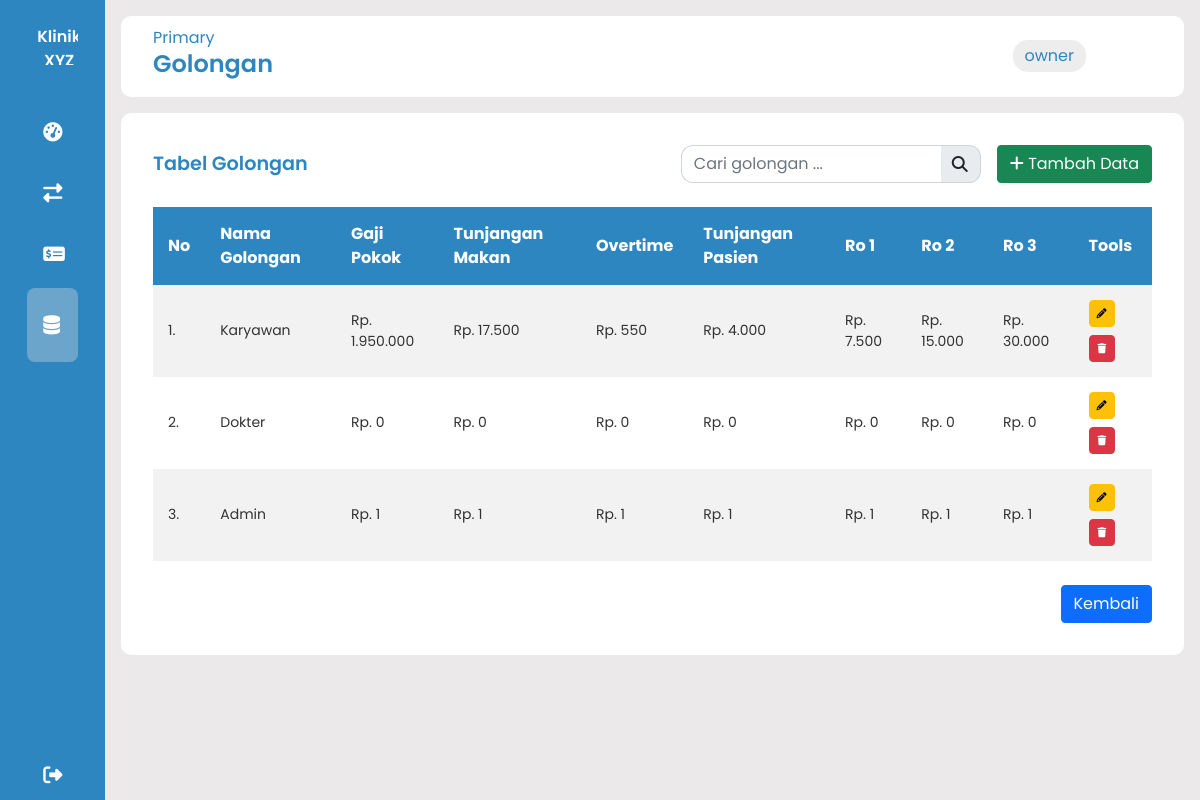
The page /asset/master/masterdata.php?page=golongan (signed in) on the database its author committed.
### tables this page shows
CREATE TABLE `golongan` (
  `id` int(11) UNSIGNED NOT NULL,
  `nama_golongan` varchar(100) NOT NULL,
  `gaji_pokok` int(12) NOT NULL,
  `tunjangan_makan` int(12) NOT NULL,
  `overtime` varchar(11) NOT NULL,
  `tunjangan_pasien` varchar(20) NOT NULL,
  `ro1` varchar(45) NOT NULL,
  `ro2` varchar(45) NOT NULL,
  `ro3` varchar(45) NOT NULL
);

### asset/master/view/golongan.php (the view, shortened to what this page needs)
<div class="tabular__wrapper">
    <div class="col-md-12 d-flex justify-content-end mb-4" style="gap: 1rem; align-items: center;">
        <div class="header__title text-sm" style="flex:1;">
            <h3 style="font-weight: 600; font-size: 1.2rem; margin-bottom: 0;">Tabel Golongan</h3>
        </div>
        <div class="input-group" style="width: 300px;">
            <input style="border-radius: 12px 0 0 12px; border-right: none;" type="text" name="search" class="form-control" placeholder="Cari golongan ..." id="searchInput">
            <span class="input-group-text" id="basic-addon1" style="border-radius: 0 12px 12px 0; border-left: none;">
                <i class="fa fa-search" aria-hidden="true"></i>
            </span>
        </div>
        <div class="d-flex justify-content-end">
            <button type="button" class="btn btn-success" data-bs-toggle="modal" data-bs-target="#input">
                <i class="fa fa-plus"></i> Tambah Data
            </button>
        </div>
    </div>
    <div class="table__container" style="max-height: 435px; overflow-y: auto;">
        <div class="table__box" style="max-height: 435px; overflow-y: auto;">
            <table>
                <thead style="position: sticky; top: 0; z-index: 1;">
                    <tr>
                        <th>No</th>
                        <th>Nama Golongan</th>
                        <th>Gaji Pokok</th>
                        <th>Tunjangan Makan</th>
                        <th>Overtime</th>
                        <th>Tunjangan Pasien</th>
                        <th>Ro 1</th>
                        <th>Ro 2</th>
                        <th>Ro 3</th>
                        <th>Tools</th>
                    </tr>
                </thead>
                <tbody id="tindakanTableBody">
                    <?php
                    $query_golongan = "SELECT * FROM golongan";
                    $result_golongan = mysqli_query($conn, $query_golongan);
                    $no = 1;
                    if (mysqli_num_rows($result_golongan) > 0) {
                        while ($golongan_row = mysqli_fetch_assoc($result_golongan)) { ?>
                            <tr>
                                <td><?= $no++ ?>.</td>
                                <td><?= $golongan_row['nama_golongan'] ?></td>
                                <td>Rp. <?= empty($golongan_row['gaji_pokok']) ? '0' : number_format($golongan_row['gaji_pokok'], 0, ',', '.') ?></td>
                                <td>Rp. <?= empty($golongan_row['tunjangan_makan']) ? '0' : number_format($golongan_row['tunjangan_makan'], 0, ',', '.') ?></td>
                                <td>Rp. <?= empty($golongan_row['overtime']) ? '0' : number_format($golongan_row['overtime'], 0, ',', '.') ?></td>
                                <td>Rp. <?= empty($golongan_row['tunjangan_pasien']) ? '0' : number_format($golongan_row['tunjangan_pasien'], 0, ',', '.') ?></td>
                                <td>Rp. <?= empty($golongan_row['ro1']) ? '0' : number_format($golongan_row['ro1'], 0, ',', '.') ?></td>
                                <td>Rp. <?= empty($golongan_row['ro2']) ? '0' : number_format($golongan_row['ro2'], 0, ',', '.') ?></td>
                                <td>Rp. <?= empty($golongan_row['ro3']) ? '0' : number_format($golongan_row['ro3'], 0, ',', '.') ?></td>
                                <td>
                                    <button type="button" class="btn btn-warning" data-bs-toggle="modal" data-bs-target="#edit<?= $golongan_row['id'] ?>" style="box-shadow: none; font-size: 10px; padding: 5px 7px;">
                                        <i class="fa fa-pencil"></i>
                                    </button>
                                    <a href="app/golongan/delete.php?id=<?= $golongan_row['id'] ?>" class="btn btn-danger mt-2" style="box-shadow: none; font-size: 10px; padding: 5px 8px;" onclick="return confirmDelete('<?= $golongan_row['nama_golongan'] ?>')">
                                        <i class="fa fa-trash"></i>
                                    </a>
                                </td>
                            </tr>
                        <?php }
                    } else { ?>
                        <tr>
                            <td colspan="10" class="text-center">Tidak ada karyawan</td>
                        </tr>
                    <?php } ?>
                </tbody>
            </table>
        </div>
    </div>
    <div class="col-md-12 mt-4 d-flex justify-content-end">
        <a href="masterdata.php" type="submit" class="btn btn-primary">Kembali</a>
    </div>
</div>

### asset/css/index.css (style rules this page uses)
* { margin: 0; padding: 0; border: none; outline: none; box-sizing: border-box; font-family: "Poppins", sans-serif; }
:root { --main-color: rgb(46, 134, 193); }
body { display: flex; }
.header__title { color: var(--main-color); }
.tabular__wrapper { background: #fff; margin-top: 1rem; border-radius: 10px; padding: 2rem; }
.table__container { width: 100%; }
table { width: 100%; border-collapse: collapse; border-radius: 50px; }
thead { background: var(--main-color); color: #fff; }
th { padding: 15px; text-align: left; }
tbody { background: #f2f2f2; }
td { padding: 15px; font-size: 14px; color: #333; }
tr:nth-child(even) { background: #fff; }

### rows shown on the page
golongan: nama_golongan "Karyawan", gaji_pokok "1.950.000", tunjangan_makan "17.500", overtime "550", tunjangan_pasien "4.000", ro1 "7.500", ro2 "15.000", ro3 "30.000"
golongan: nama_golongan "Dokter", gaji_pokok "0", tunjangan_makan "0", overtime "0", tunjangan_pasien "0", ro1 "0", ro2 "0", ro3 "0"
golongan: nama_golongan "Admin", gaji_pokok "1", tunjangan_makan "1", overtime "1", tunjangan_pasien "1", ro1 "1", ro2 "1", ro3 "1"

### other values the page prints
$_GET['page'] "Golongan"
$_SESSION['username'] "owner"
